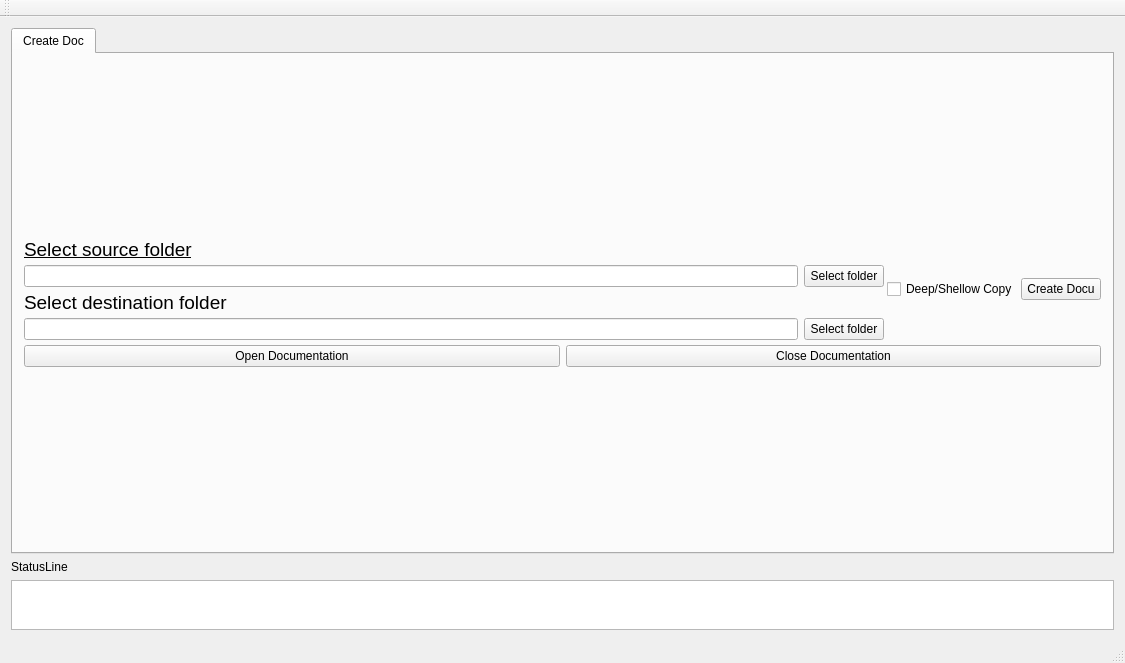
<?xml version="1.0" encoding="UTF-8"?>
<ui version="4.0">
 <class>MainWindow</class>
 <widget class="QMainWindow" name="MainWindow">
  <property name="geometry">
   <rect>
    <x>0</x>
    <y>0</y>
    <width>1125</width>
    <height>663</height>
   </rect>
  </property>
  <property name="windowTitle">
   <string>MainWindow</string>
  </property>
  <widget class="QWidget" name="centralWidget">
   <layout class="QVBoxLayout" name="verticalLayout">
    <item>
     <layout class="QVBoxLayout" name="VerticalLayoutWidget">
      <item>
       <widget class="QTabWidget" name="TAB">
        <property name="sizePolicy">
         <sizepolicy hsizetype="Expanding" vsizetype="Expanding">
          <horstretch>0</horstretch>
          <verstretch>0</verstretch>
         </sizepolicy>
        </property>
        <property name="currentIndex">
         <number>0</number>
        </property>
        <widget class="QWidget" name="CreateDoc">
         <attribute name="title">
          <string>Create Doc</string>
         </attribute>
         <layout class="QVBoxLayout" name="verticalLayout_2">
          <item>
           <layout class="QVBoxLayout" name="SEARCH_Vertical">
            <property name="spacing">
             <number>5</number>
            </property>
            <item>
             <layout class="QHBoxLayout" name="CreateDocTab">
              <item>
               <layout class="QHBoxLayout" name="horizontalLayout">
                <property name="spacing">
                 <number>3</number>
                </property>
                <item>
                 <layout class="QVBoxLayout" name="verticalLayout_3">
                  <property name="spacing">
                   <number>4</number>
                  </property>
                  <item>
                   <widget class="QLabel" name="label">
                    <property name="sizePolicy">
                     <sizepolicy hsizetype="Preferred" vsizetype="Fixed">
                      <horstretch>0</horstretch>
                      <verstretch>0</verstretch>
                     </sizepolicy>
                    </property>
                    <property name="font">
                     <font>
                      <pointsize>14</pointsize>
                      <underline>true</underline>
                     </font>
                    </property>
                    <property name="layoutDirection">
                     <enum>Qt::LeftToRight</enum>
                    </property>
                    <property name="text">
                     <string>Select source folder</string>
                    </property>
                   </widget>
                  </item>
                  <item>
                   <layout class="QHBoxLayout" name="horizontalLayout_2">
                    <item>
                     <widget class="QLineEdit" name="SourceFolder">
                      <property name="sizePolicy">
                       <sizepolicy hsizetype="Expanding" vsizetype="Fixed">
                        <horstretch>0</horstretch>
                        <verstretch>0</verstretch>
                       </sizepolicy>
                      </property>
                     </widget>
                    </item>
                    <item>
                     <widget class="QPushButton" name="SourceButton">
                      <property name="sizePolicy">
                       <sizepolicy hsizetype="Preferred" vsizetype="Fixed">
                        <horstretch>0</horstretch>
                        <verstretch>0</verstretch>
                       </sizepolicy>
                      </property>
                      <property name="text">
                       <string>Select folder</string>
                      </property>
                     </widget>
                    </item>
                   </layout>
                  </item>
                  <item>
                   <widget class="QLabel" name="label_2">
                    <property name="sizePolicy">
                     <sizepolicy hsizetype="Preferred" vsizetype="Fixed">
                      <horstretch>0</horstretch>
                      <verstretch>0</verstretch>
                     </sizepolicy>
                    </property>
                    <property name="font">
                     <font>
                      <pointsize>14</pointsize>
                     </font>
                    </property>
                    <property name="text">
                     <string>Select destination folder</string>
                    </property>
                   </widget>
                  </item>
                  <item>
                   <layout class="QHBoxLayout" name="horizontalLayout_3">
                    <item>
                     <widget class="QLineEdit" name="DestinationFolder">
                      <property name="sizePolicy">
                       <sizepolicy hsizetype="Expanding" vsizetype="Fixed">
                        <horstretch>0</horstretch>
                        <verstretch>0</verstretch>
                       </sizepolicy>
                      </property>
                     </widget>
                    </item>
                    <item>
                     <widget class="QPushButton" name="DestinationButton">
                      <property name="text">
                       <string>Select folder</string>
                      </property>
                     </widget>
                    </item>
                   </layout>
                  </item>
                 </layout>
                </item>
                <item>
                 <layout class="QVBoxLayout" name="verticalLayout_5">
                  <item>
                   <widget class="QCheckBox" name="CopyCheckBox">
                    <property name="sizePolicy">
                     <sizepolicy hsizetype="Preferred" vsizetype="Preferred">
                      <horstretch>0</horstretch>
                      <verstretch>0</verstretch>
                     </sizepolicy>
                    </property>
                    <property name="text">
                     <string>Deep/Shellow Copy</string>
                    </property>
                   </widget>
                  </item>
                 </layout>
                </item>
                <item>
                 <layout class="QVBoxLayout" name="verticalLayout_4">
                  <item>
                   <widget class="QPushButton" name="CreateDocButton">
                    <property name="sizePolicy">
                     <sizepolicy hsizetype="Preferred" vsizetype="Fixed">
                      <horstretch>0</horstretch>
                      <verstretch>0</verstretch>
                     </sizepolicy>
                    </property>
                    <property name="text">
                     <string>Create Docu</string>
                    </property>
                   </widget>
                  </item>
                 </layout>
                </item>
               </layout>
              </item>
             </layout>
            </item>
            <item>
             <layout class="QHBoxLayout" name="CreateTemplateTab">
              <item>
               <widget class="QPushButton" name="OpenDocButton">
                <property name="text">
                 <string>Open Documentation</string>
                </property>
               </widget>
              </item>
              <item>
               <widget class="QPushButton" name="CloseDocButton">
                <property name="text">
                 <string>Close Documentation</string>
                </property>
               </widget>
              </item>
             </layout>
            </item>
           </layout>
          </item>
         </layout>
        </widget>
       </widget>
      </item>
     </layout>
    </item>
    <item>
     <widget class="QLabel" name="StatusLineLabel">
      <property name="text">
       <string>StatusLine</string>
      </property>
     </widget>
    </item>
    <item>
     <widget class="QTextBrowser" name="StatusLine">
      <property name="sizePolicy">
       <sizepolicy hsizetype="Expanding" vsizetype="Maximum">
        <horstretch>0</horstretch>
        <verstretch>0</verstretch>
       </sizepolicy>
      </property>
      <property name="maximumSize">
       <size>
        <width>1107</width>
        <height>50</height>
       </size>
      </property>
     </widget>
    </item>
   </layout>
  </widget>
  <widget class="QMenuBar" name="menuBar">
   <property name="geometry">
    <rect>
     <x>0</x>
     <y>0</y>
     <width>1125</width>
     <height>21</height>
    </rect>
   </property>
  </widget>
  <widget class="QToolBar" name="mainToolBar">
   <attribute name="toolBarArea">
    <enum>TopToolBarArea</enum>
   </attribute>
   <attribute name="toolBarBreak">
    <bool>false</bool>
   </attribute>
  </widget>
  <widget class="QStatusBar" name="statusBar"/>
 </widget>
 <layoutdefault spacing="6" margin="11"/>
 <resources/>
 <connections/>
</ui>
